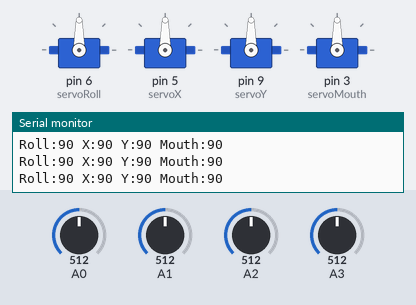
The sketch below on a simulated Arduino Uno, built with avr-gcc and run on an emulated ATmega328P. Parts: 4 × servo, the last lines printed to the serial monitor. Inputs (shaded band) come from the test bench; at power-on: A0 = 512, A1 = 512, A2 = 512, A3 = 512.

Above: at 1.2 s.
1.3 s: A0 set to 716
At 2.6 s:
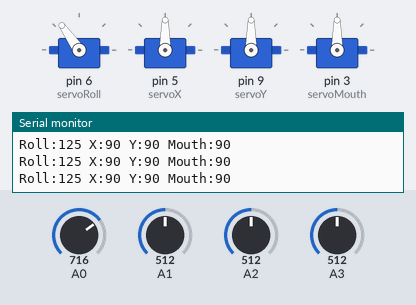
2.9 s: A1 set to 716
At 3.4 s:
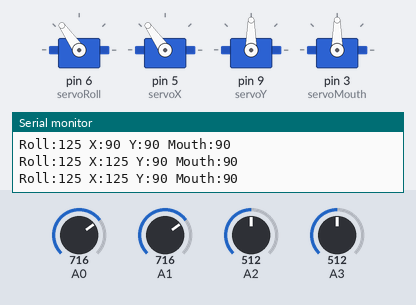
4.5 s: A2 set to 716
At 5.1 s:
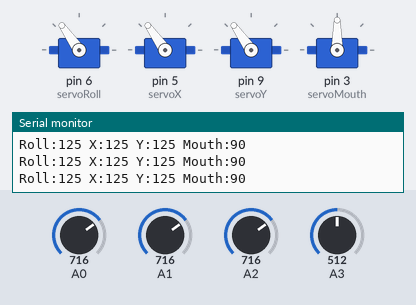
6.1 s: A3 set to 63
At 6.7 s:
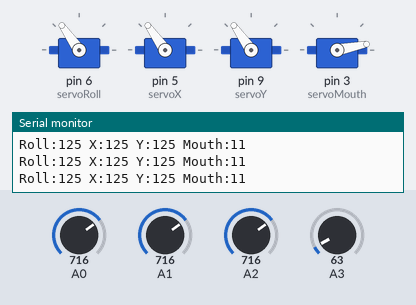
7.7 s: A3 set to 50
At 8.4 s:
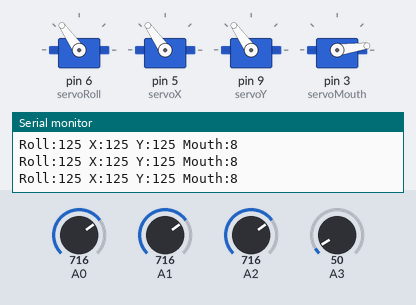
10.7 s: A0 set to 992
At 11.6 s:
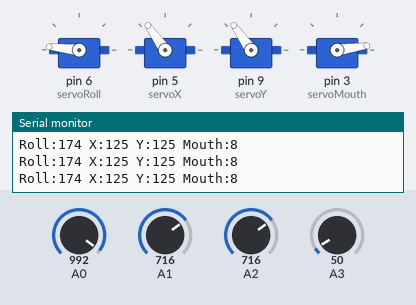
Timing chart, 0 to 13.3 s (numbered marks = the images above; inputs shaded):
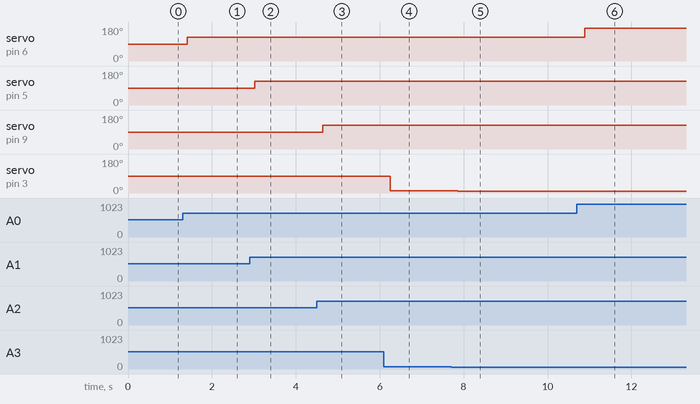

Measured:
- after the input at 1.3 s, servo on pin 6 (servoRoll): 90° → 125° after 0.11 s
- after the input at 2.9 s, servo on pin 5 (servoX): 90° → 125° after 0.12 s
- after the input at 4.5 s, servo on pin 9 (servoY): 90° → 125° after 0.14 s
- after the input at 6.1 s, servo on pin 3 (servoMouth): 90° → 11° after 0.15 s
- after the input at 7.7 s, servo on pin 3 (servoMouth): 11° → 8° after 0.16 s
- after the input at 10.7 s, servo on pin 6 (servoRoll): 125° → 174° after 0.19 s

The sketch:

04_potentiometer_basic.ino
```cpp
/*
 * 4-Axis Robotic Arm — Potentiometer Control (Basic)
 * Servos: 6, 5, 9, 3 | Pots: A0, A1, A2, A3
 */

#include <Servo.h>

Servo servoRoll, servoX, servoY, servoMouth;

void setup() {
  Serial.begin(9600);
  servoRoll.attach(6);
  servoX.attach(5);
  servoY.attach(9);
  servoMouth.attach(3);
}

void loop() {
  int potRoll   = analogRead(A0);
  int potX     = analogRead(A1);
  int potY     = analogRead(A2);
  int potMouth = analogRead(A3);

  int angleRoll   = map(potRoll,   0, 1023, 0, 180);
  int angleX      = map(potX,      0, 1023, 0, 180);
  int angleY      = map(potY,      0, 1023, 0, 180);
  int angleMouth  = map(potMouth,  0, 1023, 0, 180);

  servoRoll.write(angleRoll);
  servoX.write(angleX);
  servoY.write(angleY);
  servoMouth.write(angleMouth);

  Serial.print("Roll:");  Serial.print(angleRoll);
  Serial.print(" X:");    Serial.print(angleX);
  Serial.print(" Y:");   Serial.print(angleY);
  Serial.print(" Mouth:"); Serial.println(angleMouth);

  delay(200);
}
```
